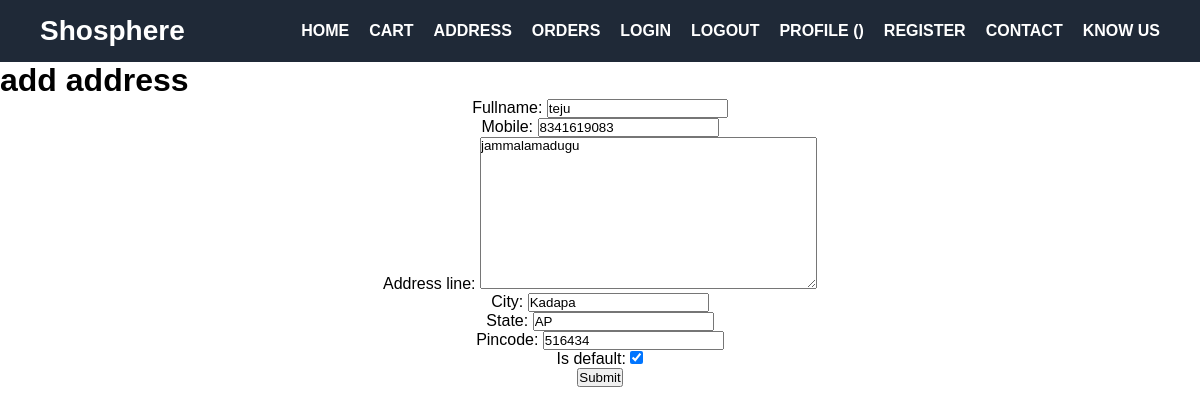
Page /orders/update_address/1 on the committed database.
### orders/models.py (models this page shows)
class Address(models.Model):
    user = models.ForeignKey(User,on_delete=models.CASCADE)
    fullname=models.CharField(max_length=100)
    mobile=models.CharField(max_length=10)
    Address_line=models.TextField()
    city=models.CharField(max_length=50)
    state=models.CharField(max_length=50)
    pincode=models.CharField(max_length=50)
    is_default=models.BooleanField(default=False)
    created_at=models.DateTimeField(auto_now_add=True)

### orders/views.py (the view)
# urls.py: path('update_address/<int:pk>',update_address,name='update_address')
def update_address(request,pk):
    data= Address.objects.get(id=pk)
    if request.method == 'POST':
            form_data=AddressForm(request.POST,instance=data)
            if form_data.is_valid():
                a=form_data.save(commit=False)
                a.user=request.user
                a.save()
                return redirect('address_list')
    else:
        form=AddressForm(instance=data)
        context={'form':form}
    return render(request,'update_address.html',context)

### orders/forms.py
class AddressForm(forms.ModelForm):
    class Meta:
        model = Address
        exclude = ['user']

### orders/templates/update_address.html (shortened to what this page needs)
{% extends 'main.html' %}
{% block content %}
<h1>add address</h1>
<center>
    <form action="" method="POST">
        {{form.as_p}}
        <button type="submit">Submit</button>
    </form>
</center>
{% endblock %}

### static/style.css (style rules this page uses)
* { margin: 0; padding: 0; box-sizing: border-box; font-family: Arial, sans-serif; }

### rows in the picture
Address: fullname "teju", mobile "8341619083", Address_line "jammalamadugu", city "Kadapa", state "AP", pincode "516434", is_default "☑"
